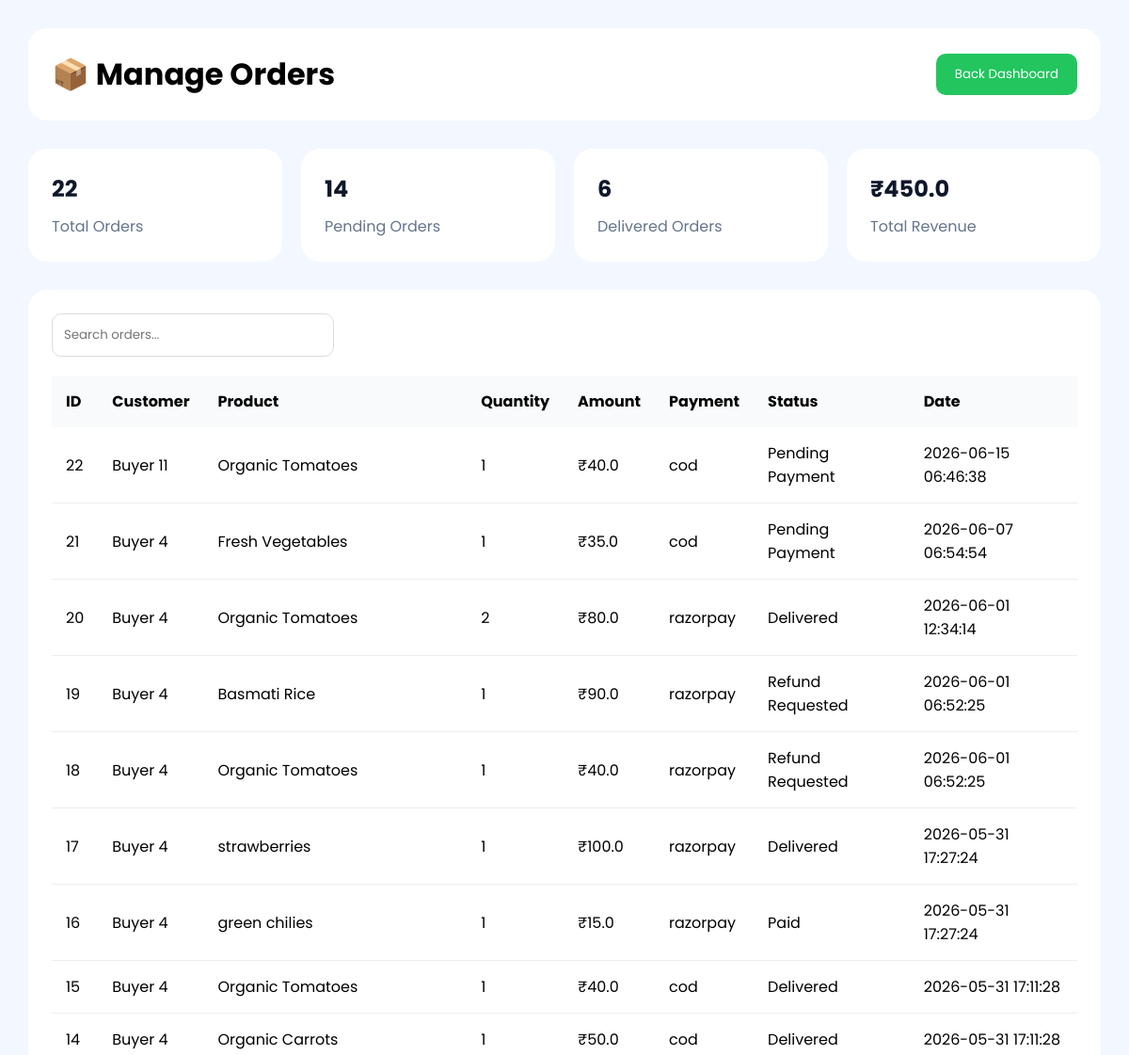
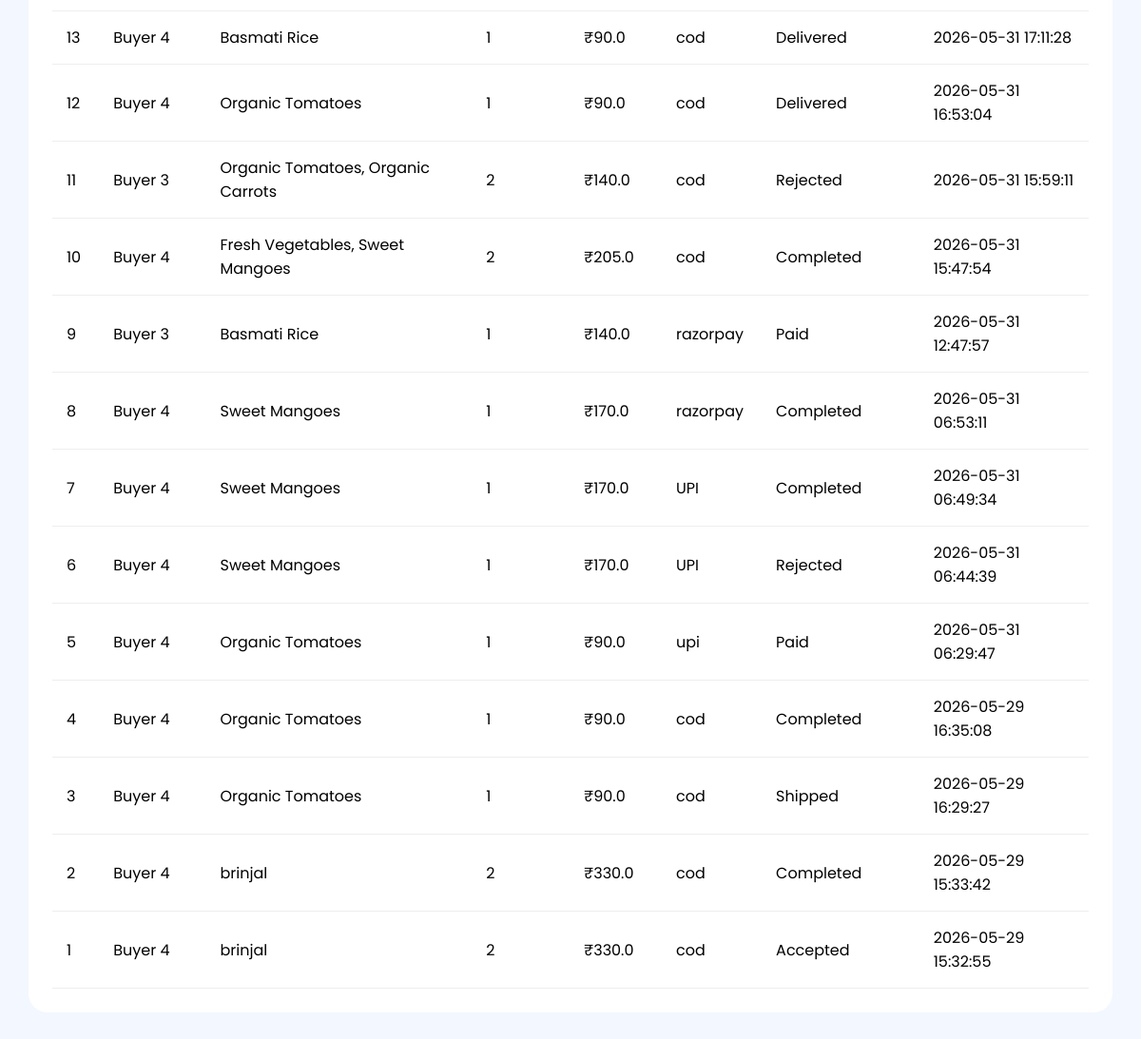
The page /manage-orders.html on the database its author committed (2 pictures, top to bottom).
### tables this page shows
CREATE TABLE orders (

            id INTEGER PRIMARY KEY AUTOINCREMENT,

            buyer_id INTEGER,

            product_name TEXT NOT NULL,

            quantity INTEGER NOT NULL,

            total_price REAL NOT NULL,

            payment_method TEXT NOT NULL,

            status TEXT DEFAULT 'Paid',

            order_date TIMESTAMP DEFAULT CURRENT_TIMESTAMP

        , estimated_date TEXT, estimated_time TEXT, farmer_id INTEGER);

### app.py (the view)
@app.route("/manage-orders.html")
def manageOrders():
    conn = get_db_connection()
    orders = conn.execute(
        """
        SELECT *
        FROM orders
        ORDER BY id DESC
        """
    ).fetchall()
    total_orders = conn.execute(
        """
        SELECT COUNT(*) as total
        FROM orders
        """
    ).fetchone()["total"]
    pending_orders = conn.execute(
        """
        SELECT COUNT(*) as total
        FROM orders
        WHERE status != 'Delivered'
        AND status != 'Rejected'

        """
    ).fetchone()["total"]
    delivered_orders = conn.execute(
        """
        SELECT COUNT(*) as total
        FROM orders
        WHERE status = 'Delivered'
        """
    ).fetchone()["total"]
    rejected_orders = conn.execute(
        """
        SELECT COUNT(*) as total
        FROM orders
        WHERE status = 'Rejected'
        """
    ).fetchone()["total"]
    total_revenue = conn.execute(
        """
        SELECT COALESCE(SUM(total_price),0) as revenue
        FROM orders
        WHERE status = 'Delivered'
        """
    ).fetchone()["revenue"]
    conn.close()
    return render_template(
        "manage-orders.html",
        orders=orders,
        total_orders=total_orders,
        pending_orders=pending_orders,
        delivered_orders=delivered_orders,
        rejected_orders=rejected_orders,
        total_revenue=total_revenue
    )

### db.py (called while the page is built)
def get_db_connection():
    conn = sqlite3.connect("database.db")
    conn.row_factory = sqlite3.Row
    return conn

### templates/manage-orders.html (shortened to what this page needs)
<!DOCTYPE html>
<html>
<head>
<link rel="stylesheet"
href="https://cdnjs.cloudflare.com/ajax/libs/font-awesome/6.5.1/css/all.min.css"/>
</head>
<body>
<div class="topbar">
    <h1>📦 Manage Orders</h1>
    <a href="admin-dashboard.html">
        <button class="back-btn">
            Back Dashboard
        </button>
    </a>
</div>
<div class="stats">
    <div class="card">
        <h2>{{ total_orders }}</h2>
        <p>Total Orders</p>
    </div>
    <div class="card">
        <h2>{{ pending_orders }}</h2>
        <p>Pending Orders</p>
    </div>
    <div class="card">
        <h2>{{ delivered_orders }}</h2>
        <p>Delivered Orders</p>
    </div>
    <div class="card">
        <h2>₹{{ total_revenue }}</h2>
        <p>Total Revenue</p>
    </div>
</div>
<div class="orders-box">
    <input
    type="text"
    id="searchInput"
    class="search-box"
    placeholder="Search orders..."
    onkeyup="searchOrders()">
    <table>
        <thead>
            <tr>
                <th>ID</th>
                <th>Customer</th>
                <th>Product</th>
                <th>Quantity</th>
                <th>Amount</th>
                <th>Payment</th>
                <th>Status</th>
                <th>Date</th>
            </tr>
        </thead>
        <tbody>
        {% for order in orders %}
        <tr>
            <td>{{ order.id }}</td>
            <td>Buyer {{ order.buyer_id }}</td>
            <td>{{ order.product_name }}</td>
            <td>{{ order.quantity }}</td>
            <td>₹{{ order.total_price }}</td>
            <td>{{ order.payment_method }}</td>
            <td>{{ order.status }}</td>
            <td>{{ order.order_date }}</td>
        </tr>
        {% endfor %}
        </tbody>
    </table>
</div>
</body>
</html>

### templates/manage-orders.html (style rules this page uses)
* { margin:0; padding:0; box-sizing:border-box; font-family:'Poppins',sans-serif; }
body { background:#f3f7ff; padding:30px; }
.topbar { background:white; padding:25px; border-radius:20px; display:flex; justify-content:space-between; align-items:center; margin-bottom:30px; }
.back-btn { background:#22c55e; color:white; border:none; padding:12px 20px; border-radius:10px; cursor:pointer; }
.stats { display:grid; grid-template-columns:repeat(4,1fr); gap:20px; margin-bottom:30px; }
.card { background:white; padding:25px; border-radius:20px; }
.card h2 { color:#0f172a; margin-bottom:10px; }
.card p { color:#64748b; }
.orders-box { background:white; padding:25px; border-radius:20px; }
.search-box { width:300px; padding:12px; border:1px solid #ddd; border-radius:10px; margin-bottom:20px; }
table { width:100%; border-collapse:collapse; }
th { background:#f8fafc; padding:15px; text-align:left; }
td { padding:15px; border-bottom:1px solid #eee; }

### rows shown on the page
orders: id "22", buyer_id "11", product_name "Organic Tomatoes", quantity "1", total_price "40.0", payment_method "cod", status "Pending Payment", order_date "2026-06-15 06:46:38"
orders: id "21", buyer_id "4", product_name "Fresh Vegetables", quantity "1", total_price "35.0", payment_method "cod", status "Pending Payment", order_date "2026-06-07 06:54:54"
orders: id "20", buyer_id "4", product_name "Organic Tomatoes", quantity "2", total_price "80.0", payment_method "razorpay", status "Delivered", order_date "2026-06-01 12:34:14"
orders: id "19", buyer_id "4", product_name "Basmati Rice", quantity "1", total_price "90.0", payment_method "razorpay", status "Refund Requested", order_date "2026-06-01 06:52:25"
orders: id "18", buyer_id "4", product_name "Organic Tomatoes", quantity "1", total_price "40.0", payment_method "razorpay", status "Refund Requested", order_date "2026-06-01 06:52:25"
orders: id "17", buyer_id "4", product_name "strawberries", quantity "1", total_price "100.0", payment_method "razorpay", status "Delivered", order_date "2026-05-31 17:27:24"
orders: id "16", buyer_id "4", product_name "green chilies", quantity "1", total_price "15.0", payment_method "razorpay", status "Paid", order_date "2026-05-31 17:27:24"
orders: id "15", buyer_id "4", product_name "Organic Tomatoes", quantity "1", total_price "40.0", payment_method "cod", status "Delivered", order_date "2026-05-31 17:11:28"
orders: id "14", buyer_id "4", product_name "Organic Carrots", quantity "1", total_price "50.0", payment_method "cod", status "Delivered", order_date "2026-05-31 17:11:28"
orders: id "13", buyer_id "4", product_name "Basmati Rice", quantity "1", total_price "90.0", payment_method "cod", status "Delivered", order_date "2026-05-31 17:11:28"
orders: id "12", buyer_id "4", product_name "Organic Tomatoes", quantity "1", total_price "90.0", payment_method "cod", status "Delivered", order_date "2026-05-31 16:53:04"
orders: id "11", buyer_id "3", product_name "Organic Tomatoes, Organic Carrots", quantity "2", total_price "140.0", payment_method "cod", status "Rejected", order_date "2026-05-31 15:59:11"
orders: id "10", buyer_id "4", product_name "Fresh Vegetables, Sweet Mangoes", quantity "2", total_price "205.0", payment_method "cod", status "Completed", order_date "2026-05-31 15:47:54"
orders: id "9", buyer_id "3", product_name "Basmati Rice", quantity "1", total_price "140.0", payment_method "razorpay", status "Paid", order_date "2026-05-31 12:47:57"
orders: id "8", buyer_id "4", product_name "Sweet Mangoes", quantity "1", total_price "170.0", payment_method "razorpay", status "Completed", order_date "2026-05-31 06:53:11"
orders: id "7", buyer_id "4", product_name "Sweet Mangoes", quantity "1", total_price "170.0", payment_method "UPI", status "Completed", order_date "2026-05-31 06:49:34"
orders: id "6", buyer_id "4", product_name "Sweet Mangoes", quantity "1", total_price "170.0", payment_method "UPI", status "Rejected", order_date "2026-05-31 06:44:39"
orders: id "5", buyer_id "4", product_name "Organic Tomatoes", quantity "1", total_price "90.0", payment_method "upi", status "Paid", order_date "2026-05-31 06:29:47"
orders: id "4", buyer_id "4", product_name "Organic Tomatoes", quantity "1", total_price "90.0", payment_method "cod", status "Completed", order_date "2026-05-29 16:35:08"
orders: id "3", buyer_id "4", product_name "Organic Tomatoes", quantity "1", total_price "90.0", payment_method "cod", status "Shipped", order_date "2026-05-29 16:29:27"
orders: id "2", buyer_id "4", product_name "brinjal", quantity "2", total_price "330.0", payment_method "cod", status "Completed", order_date "2026-05-29 15:33:42"
orders: id "1", buyer_id "4", product_name "brinjal", quantity "2", total_price "330.0", payment_method "cod", status "Accepted", order_date "2026-05-29 15:32:55"

### other values the page prints
{{ total_orders }} "22"
{{ pending_orders }} "14"
{{ delivered_orders }} "6"
{{ total_revenue }} "450.0"
